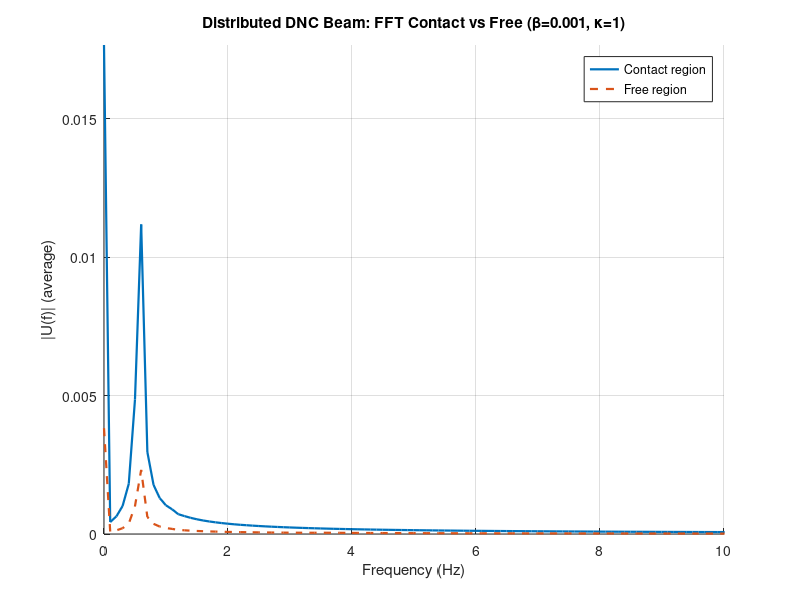
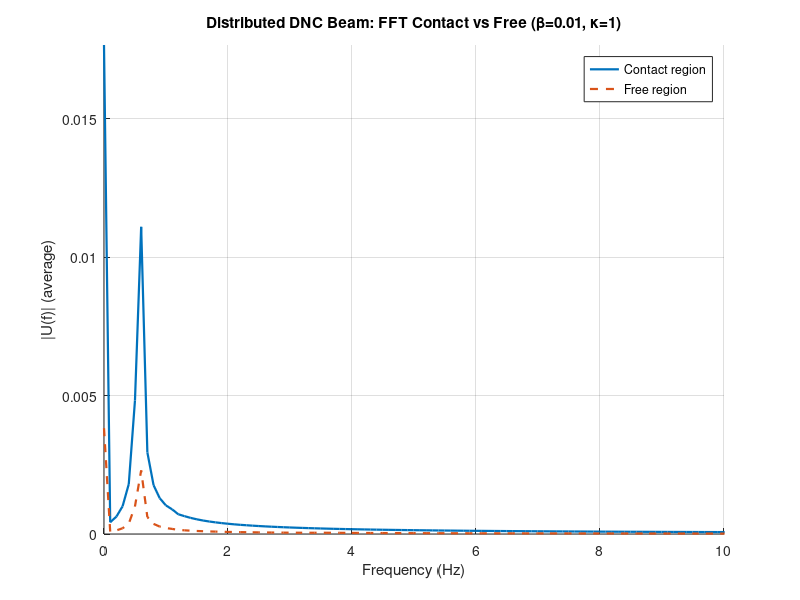
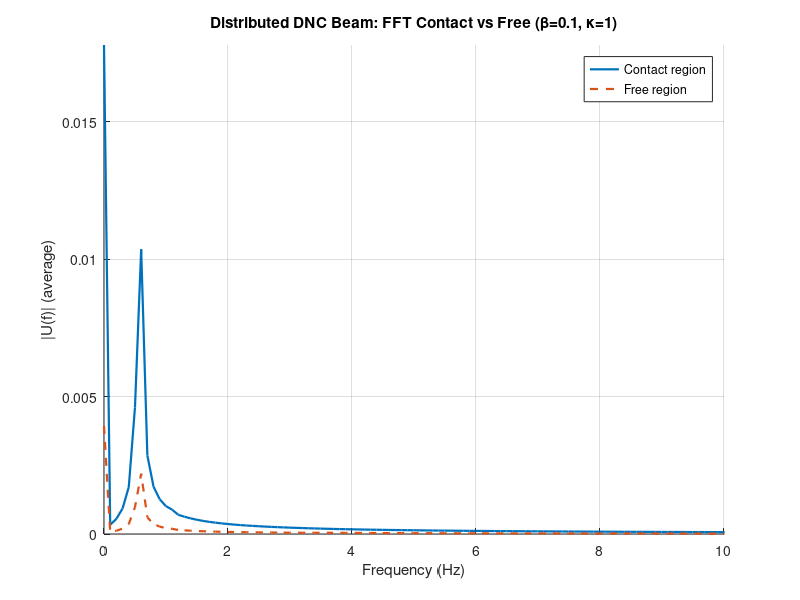
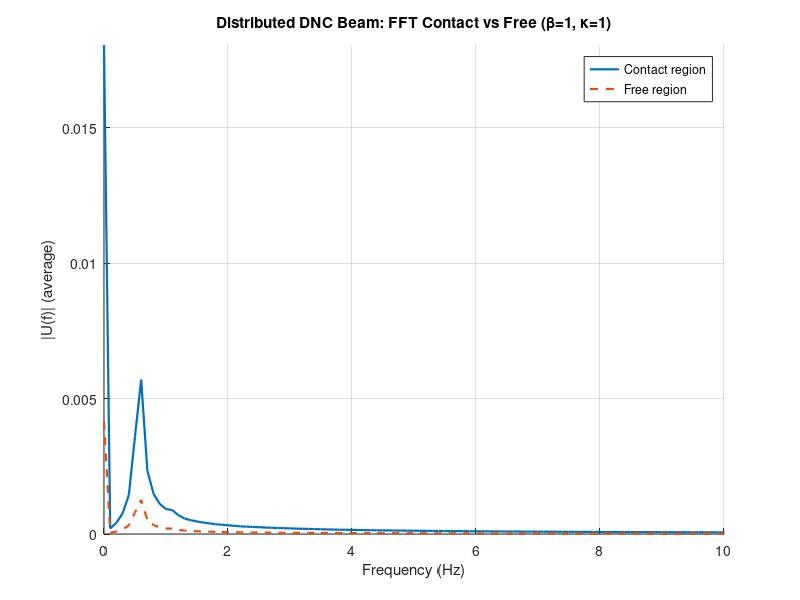

MATLAB code to generate these figures, in order:
function beam_dnc_distributed_fft_contact_vs_free()
% Compare FFT of the distributed DNC beam between CONTACT and FREE regions.
%
% Usage:
%   beam_dnc_distributed_fft_contact_vs_free(1);
%   beam_dnc_distributed_fft_contact_vs_free([0.1 0.5 1 5]);

%% ---- Parameters ----
L  = 1.0;   T  = 10.0;
dx = 0.01;  dt = 0.01;

alpha2  = 1;          
kappa   = 1;       
f0      = -0.2;       


betaVec = [0.001,0.01,0.1,1,5];

betaVec = betaVec(:).';

psiFun  = @(x) -0.02 + 0*x;  

phi  = @(tt) 0.0;
u0f  = @(xx) 0.0;
v0f  = @(xx) 0.0;

%% ---- Loop over beta ----
for k = 1:numel(betaVec)
    beta = betaVec(k);

    % Solve PDE
    S = beam_dnc_distributed_solver(beta, ...
        L,T,dx,dt, alpha2,kappa,psiFun,f0, phi,u0f,v0f);

    x   = S.x;
    t   = S.t;
    u   = S.u;
    psi = S.psi;
    dt  = t(2) - t(1);

    % Contact classification
    contact      = (u <= psi);
    ever_contact = any(contact, 2);
    free_nodes   = ~ever_contact;

    Uc = u(ever_contact,:);
    Uf = u(free_nodes,:);

    % FFT for contact vs free
    [f_c, Pc_mean] = fft_average_over_nodes(Uc, dt);
    [f_f, Pf_mean] = fft_average_over_nodes(Uf, dt);

    % ---- Plot comparison ----
    figure('Color','w','Name',sprintf('FFT Contact vs Free (beta=%.3g)', beta));
    hold on; grid on;

    if ~isempty(Pc_mean)
        plot(f_c, Pc_mean, 'LineWidth', 1.6, 'DisplayName','Contact region');
    end
    if ~isempty(Pf_mean)
        plot(f_f, Pf_mean, '--', 'LineWidth', 1.6, 'DisplayName','Free region');
    end

    xlabel('Frequency (Hz)');
    ylabel('|U(f)| (average)');
    title(sprintf('Distributed DNC Beam: FFT Contact vs Free (\\beta=%.3g, \\kappa=%.3g)', ...
                  beta, kappa), 'Interpreter','tex');
    legend('Location','northeast');
    xlim([0 10]); ylim([0 inf]);
end

end

function S = beam_dnc_distributed_solver(beta, L,T,dx,dt, alpha2,kappa,psiFun,f0, phi,u0f,v0f)
% Minimal distributed DNC solver used for FFT analysis.

M = round(L/dx);
N = round(T/dt);

x = linspace(0,L,M+1).';
t = linspace(0,T,N+1);
psi = psiFun(x);

u = zeros(M+1, N+1);
gamma = alpha2*(dt^2)/(dx^4);

u(:,1) = u0f(x);
u(:,2) = u0f(x) + dt*v0f(x);
u(1,:) = phi(t);

for j = 1:(N-1)
    I = (u(:, j+1) <= psi);
    I(1) = false;

    diag_add = dt^2*(kappa*double(I(2:end)) + (beta/dt)*double(I(2:end)));
    rhs_add  = dt^2*(kappa*psi(2:end).*double(I(2:end)) + ...
                     (beta/dt)*double(I(2:end)).*u(2:end,j+1));

    A = spalloc(M, M, 5*M);
    b = zeros(M,1);

    % Row i=1
    A(1,1) = 1 + 7*gamma;
    if M>=2, A(1,2) = -4*gamma; end
    if M>=3, A(1,3) =  gamma; end

    b(1) = dt^2*f0 + 2*u(2,j+1) - u(2,j) + 4*gamma*phi(t(j+1));
    A(1,1) = A(1,1) + diag_add(1);
    b(1)   = b(1)   + rhs_add(1);

    % Interior rows
    for i = 2:(M-2)
        r = i;
        if i-2 >= 1
            A(r,i-2) = A(r,i-2) + gamma;
        end
        A(r,i-1) = A(r,i-1) - 4*gamma;
        A(r,i)   = A(r,i)   + (1 + 6*gamma);
        A(r,i+1) = A(r,i+1) - 4*gamma;
        A(r,i+2) = A(r,i+2) + gamma;

        b(r) = b(r) + dt^2*f0 + 2*u(i+1,j+1) - u(i+1,j);

        A(r,i) = A(r,i) + diag_add(i);
        b(r)   = b(r)   + rhs_add(i);
    end

    % Right end i=M-1
    if M>=2
        A(M-1,M-3) = A(M-1,M-3) + gamma;
        A(M-1,M-2) = A(M-1,M-2) - 4*gamma;
        A(M-1,M-1) = A(M-1,M-1) + (1 + 5*gamma);
        A(M-1,M)   = A(M-1,M)   - 2*gamma;

        b(M-1) = dt^2*f0 + 2*u(M,j+1) - u(M,j);

        A(M-1,M-1) = A(M-1,M-1) + diag_add(M-1);
        b(M-1)      = b(M-1)      + rhs_add(M-1);
    end

    % Right end i=M
    A(M,M-2) = A(M,M-2) + 2*gamma;
    A(M,M-1) = A(M,M-1) - 4*gamma;
    A(M,M)   = A(M,M)   + (1 + 2*gamma);

    b(M) = dt^2*f0 + 2*u(M+1,j+1) - u(M+1,j);

    A(M,M) = A(M,M) + diag_add(M);
    b(M)   = b(M)   + rhs_add(M);

    % Solve
    w = A \ b;

    u(1,j+2) = phi(t(j+2));
    u(2:end,j+2) = w;
end

% Pack
S.x = x;
S.t = t;
S.u = u;
S.psi = psi;
S.beta = beta;

end

function [f, meanP1] = fft_average_over_nodes(U, dt)
% Average single-sided FFT amplitude over rows of U.

if isempty(U)
    f = [];
    meanP1 = [];
    return;
end

[M, N] = size(U);
Fs = 1/dt;
K  = floor(N/2) + 1;

meanP1 = zeros(1, K);

for i = 1:M
    y = U(i,:);
    Y = fft(y);
    P2 = abs(Y/N);
    P1 = P2(1:K);
    if K>2
        P1(2:end-1) = 2*P1(2:end-1);
    end
    meanP1 = meanP1 + P1;
end

meanP1 = meanP1 / M;
f = Fs * (0:K-1) / N;

end
